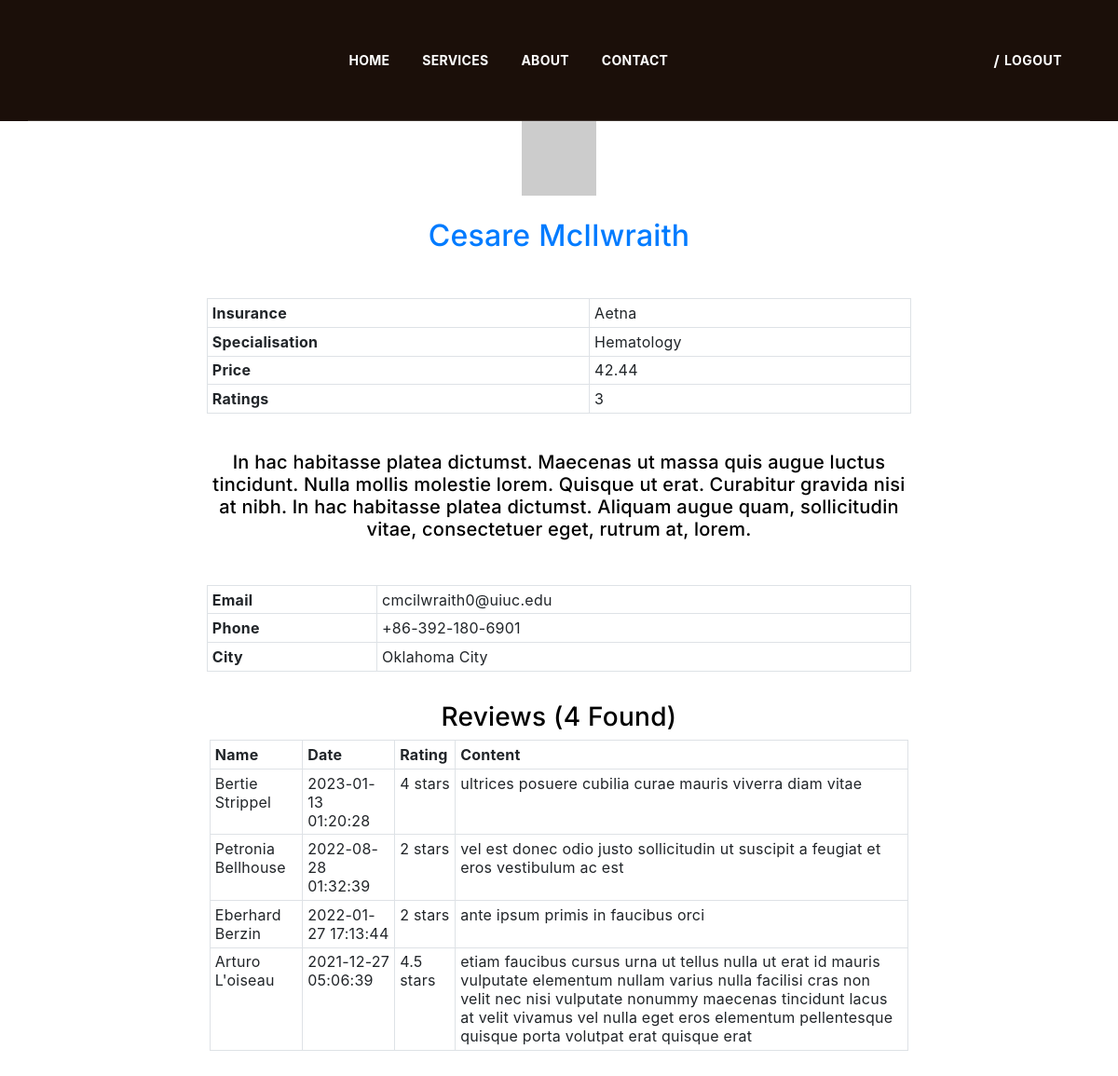
The app's page /php/doctor/myProfile.php?id=1 with its own data.
### tables this page shows
CREATE TABLE `doctors` (
  `id` int(11) NOT NULL,
  `username` varchar(50) NOT NULL,
  `password` varchar(255) NOT NULL,
  `name` varchar(255) DEFAULT NULL,
  `email` varchar(255) DEFAULT NULL,
  `avatarUrl` varchar(255) DEFAULT NULL,
  `phone` varchar(50) DEFAULT NULL,
  `location` varchar(255) DEFAULT NULL,
  `insurance` varchar(255) DEFAULT NULL,
  `specialisation` varchar(255) DEFAULT NULL,
  `price` double DEFAULT NULL,
  `description` text DEFAULT NULL
);

CREATE TABLE `reviews` (
  `id` int(11) NOT NULL,
  `date` datetime NOT NULL,
  `content` text DEFAULT NULL,
  `rating` int(11) DEFAULT NULL,
  `patientID` int(11) NOT NULL,
  `doctorID` int(11) NOT NULL
);

CREATE TABLE `patients` (
  `id` int(11) NOT NULL,
  `username` varchar(50) NOT NULL,
  `password` varchar(255) NOT NULL,
  `name` varchar(255) DEFAULT NULL,
  `email` varchar(255) DEFAULT NULL,
  `phone` varchar(50) DEFAULT NULL
);

### php/doctor/myProfile.php (the view, shortened to what this page needs)
<?php
include("../connect.php");
$id = htmlspecialchars($_GET["id"]);
$query ="SELECT * FROM doctors WHERE id={$id}";
$result = $conn->query($query);
if($result->num_rows == 1){
    $doctor = mysqli_fetch_all($result, MYSQLI_ASSOC)[0];
}
$query ="SELECT AVG(rating) as avg FROM reviews WHERE doctorID={$id}";
$result = $conn->query($query);
if($result->num_rows == 1){
    $rating = mysqli_fetch_all($result, MYSQLI_ASSOC)[0]["avg"];
    $rating = round($rating)/2;
}
$reviewCount = 0;
$query ="SELECT p.name, r.date, r.rating, r.content FROM reviews as r JOIN patients as p ON r.patientID=p.id WHERE doctorID={$id} ORDER BY date DESC";
$result = $conn->query($query);
if($result->num_rows > 0){
    $reviews = mysqli_fetch_all($result, MYSQLI_ASSOC);
    $reviewCount = count($reviews);
}
?>
<html>
<head>
    <link href="../assets/css/style.css" rel="stylesheet" />
    <link rel="stylesheet" href="https://cdn.jsdelivr.net/npm/bootstrap@4.2.1/dist/css/bootstrap.min.css">
</head>
<body>
<div>
    <div class="content-wrapper">
    <header class="header-area header-default transparent sticky" style="background-color : #1B0F09 !important">
      <div class="container">
        <div class="row align-items-center">
          <div class="col-lg-12">
            <div class="header-align">
              <div class="header-navigation-area">
                <ul class="main-menu nav justify-content-center">
                  <li id="home"><a href="../index.php">Home</a></li>
                  <li id="services"><a href="../services.php">Services</a></li>
                  <li id="about"><a href="../about.php">About</a></li>
                  <li id="contact"><a href="../contact.php">Contact</a></li>
                </ul>
              </div>
              <div class="header-action-area">
                <div class="login-reg">
                  <a href=""><?php echo $_SESSION['username']?></a><span>/</span><a href="../logout.php">logout</a> <i class="icon icofont-user-alt-3"></i>
                </div>
              </div>
            </div>
          </div>
        </div>
      </div>
    </header>
    <div class="container-fluid text-center">
            <?php echo "<img src={$doctor["avatarUrl"]} alt='Doctor Avatar'>" ?>
            <?php echo "<h2 class='text-primary m-4'>{$doctor["name"]}</h2>"?>
            <div class="col-sm-12 col-md-10 col-lg-8 mx-auto mt-4">
                <div class="row mt-5">
                    <div class="table-responsive table-sm">
                        <table class="table table-hover table-bordered">
                            <tr>
                                <th scope="row">Insurance</th>
                                <td><?php echo $doctor["insurance"]?></td>
                            </tr>
                            <tr>
                                <th scope="row">Specialisation</th>
                                <td><?php echo $doctor["specialisation"]?></td>
                            </tr>
                            <tr>
                                <th scope="row">Price</th>
                                <td><?php echo $doctor["price"]?></td>
                            </tr>
                            <tr>
                                <th scope="row">Ratings</th>
                                <td><?php echo $rating?></td>
                            </tr>
                        </table>
                    </div>
                </div>
                <?php echo "<h5 class='mt-4'>{$doctor["description"]}</h5>"?>
                <div class="row mt-5">
                    <div class="table-responsive table-sm">
                        <table class="table table-hover table-bordered">
                            <tr>
                                <th scope="row">Email</th>
                                <td><?php echo $doctor["email"]?></td>
                            </tr>
                            <tr>
                                <th scope="row">Phone</th>
                                <td><?php echo $doctor["phone"]?></td>
                            </tr>
                            <tr>
                                <th scope="row">City</th>
                                <td><?php echo $doctor["location"]?></td>
                            </tr>
                        </table>
                    </div>
                </div>
                <h3 class="mt-3">Reviews (<?php echo $reviewCount?> Found)</h3>
                <div class="table-responsive  table-sm mb-5">
                    <table class="table table-hover table-bordered">
                        <tr>
                            <th>Name</th>
                            <th>Date</th>
                            <th>Rating</th>
                            <th>Content</th>
                        </tr>
                    <?php
                        if ($reviewCount>0) {
                            foreach ($reviews as $key => $value) {
                                $rating = $value['rating']/2;
                                echo "
                                <tr>
                                <td>{$value['name']}</td>
                                <td>{$value['date']}</td>
                                <td>{$rating} stars</td>
                                <td>{$value['content']}</td>
                                </tr>
                            ";
                            }
                        }
                    ?>
                </div>
            </div>
        </div>
    </div>
</div>
</body>
</html>

### records on screen
doctors: name "Cesare McIlwraith", insurance "Aetna", specialisation "Hematology", price "42.44", description "In hac habitasse platea dictumst. Maecenas ut massa quis augue luctus tincidunt. Nulla mollis molestie lorem. Quisque ut erat. Curabitur gravida nisi at nibh. In hac habitasse platea dictumst. Aliquam augue quam, sollicitudin vitae, consectetuer eget, rutrum at, lorem.", email "cmcilwraith0@uiuc.edu", phone "+86-392-180-6901", location "Oklahoma City"
reviews: patientID.name "Bertie Strippel", date "2023-01-13 01:20:28", rating "4", content "ultrices posuere cubilia curae mauris viverra diam vitae"
reviews: patientID.name "Petronia Bellhouse", date "2022-08-28 01:32:39", rating "2", content "vel est donec odio justo sollicitudin ut suscipit a feugiat et eros vestibulum ac est"
reviews: patientID.name "Eberhard Berzin", date "2022-01-27 17:13:44", rating "2", content "ante ipsum primis in faucibus orci"
reviews: patientID.name "Arturo L'oiseau", date "2021-12-27 05:06:39", rating "4.5", content "etiam faucibus cursus urna ut tellus nulla ut erat id mauris vulputate elementum nullam varius nulla facilisi cras non velit nec nisi vulputate nonummy maecenas tincidunt lacus at velit vivamus vel nulla eget eros elementum pellentesque quisque porta volutpat erat quisque erat"

### other values on screen
$rating "3"
$reviewCount "4"
